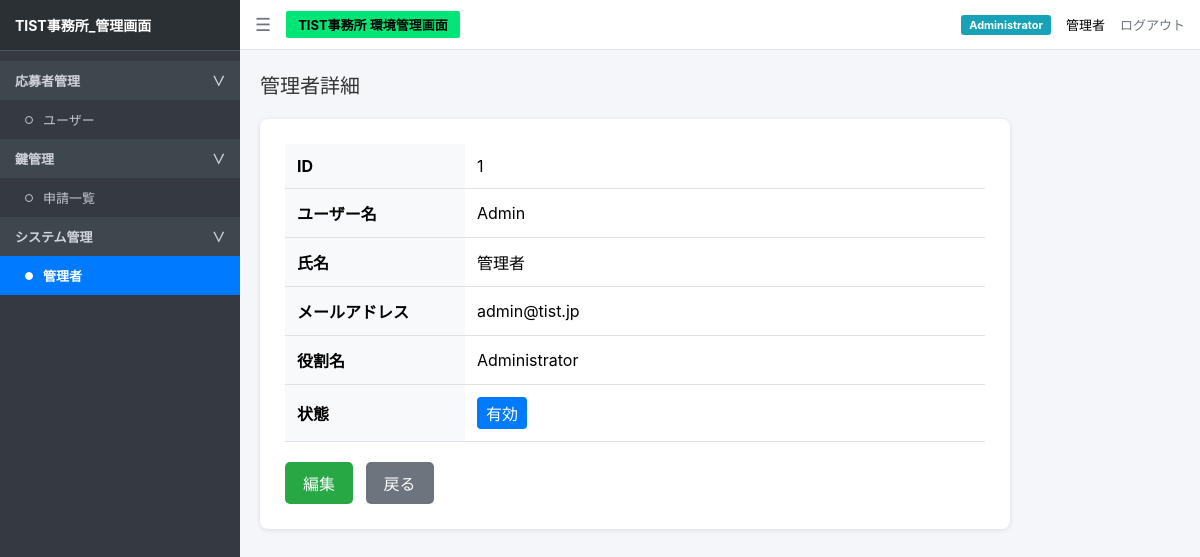
Before: /admin/managers/1 (signed in) with the older database file.
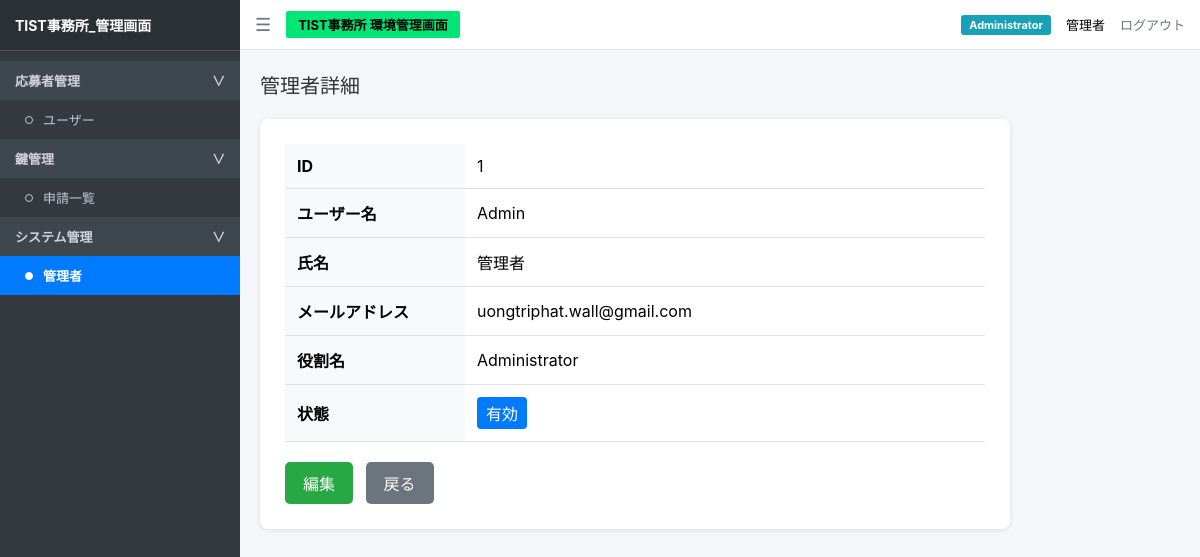
After: the same page with the newer database file.
### tables this page shows
CREATE TABLE managers (
            id INTEGER PRIMARY KEY AUTOINCREMENT,
            username TEXT UNIQUE NOT NULL,
            password TEXT,
            name TEXT NOT NULL,
            email TEXT,
            role TEXT NOT NULL,
            status TEXT NOT NULL
        , phone TEXT, student_id TEXT, discord_id TEXT, department TEXT, school_class TEXT);

### app.py (the view)
@app.route("/admin/managers/<int:manager_id>")
def manager_detail(manager_id):
    if not session.get("logged_in"):
        return redirect("/login")
    conn = sqlite3.connect(app.config["DATABASE"])
    conn.row_factory = sqlite3.Row
    cur = conn.cursor()
    cur.execute("""
        SELECT id, username, name, email, role, status
        FROM managers
        WHERE id = ?
    """, (manager_id,))
    manager = cur.fetchone()
    conn.close()
    if not manager:
        return "管理者が見つかりません", 404
    return render_template(
        "manager_detail.html",
        manager=manager
    )

### app.py (called while the page is built)
def is_admin():
    return bool(session.get('logged_in') and session.get('role') in ADMIN_ROLES)

@app.before_request
def admin_access_control():
    if session.get('logged_in'):
        with sqlite3.connect(app.config['DATABASE']) as con:
            info = con.execute("SELECT status,role FROM managers WHERE id=?",(session.get('manager_id'),)).fetchone()
        if not info or info[0] != '有効' or info[1] != session.get('role') or not session.get('otp_verified'):
            session.clear()
            return redirect(url_for('login'))
    sensitive = ('/admin', '/users', '/approve/', '/reject/', '/delete/')
    if request.path.startswith(sensitive) and not is_admin():
        return redirect(url_for('login')) if not session.get('logged_in') else ('アクセス権限がありません。', 403)
    if request.path.startswith('/admin/managers') and session.get('role') != 'Administrator':
        return 'アクセス権限がありません。', 403

### templates/manager_detail.html (shortened to what the changed rows need)
<!DOCTYPE html>
<html lang="ja">
<head>
<link rel="stylesheet" href="{{ url_for('static', filename='css/style.css') }}">
</head>
<body>
<div class="main-wrapper">
    <div class="navbar">
        <div class="navbar-right">
            <span class="badge-admin">
                {{ session.get("role", "Administrator") }}
            </span>
            <span>
                {{ session.get("name", "管理者") }}
            </span>
            <a
                href="/logout"
                class="logout-btn"
            >
                ログアウト
            </a>
        </div>
    </div>
    <div class="content">
        <h2 class="page-title">
            管理者詳細
        </h2>
        <div class="detail-card">
            <table class="detail-table">
                <tr>
                    <th>ID</th>
                    <td>
                        {{ manager.id }}
                    </td>
                </tr>
                <tr>
                    <th>ユーザー名</th>
                    <td>
                        {{ manager.username }}
                    </td>
                </tr>
                <tr>
                    <th>氏名</th>
                    <td>
                        {{ manager.name }}
                    </td>
                </tr>
                <tr>
                    <th>メールアドレス</th>
                    <td>
                        {{ manager.email or '-' }}
                    </td>
                </tr>
                <tr>
                    <th>役割名</th>
                    <td>
                        {{ manager.role }}
                    </td>
                </tr>
                <tr>
                    <th>状態</th>
                </tr>
            </table>
        </div>
    </div>
</div>
</body>
</html>

Changed rows visible on the page:
changed managers "Admin": email "admin@tist.jp" → "uongtriphat.wall@gmail.com"
